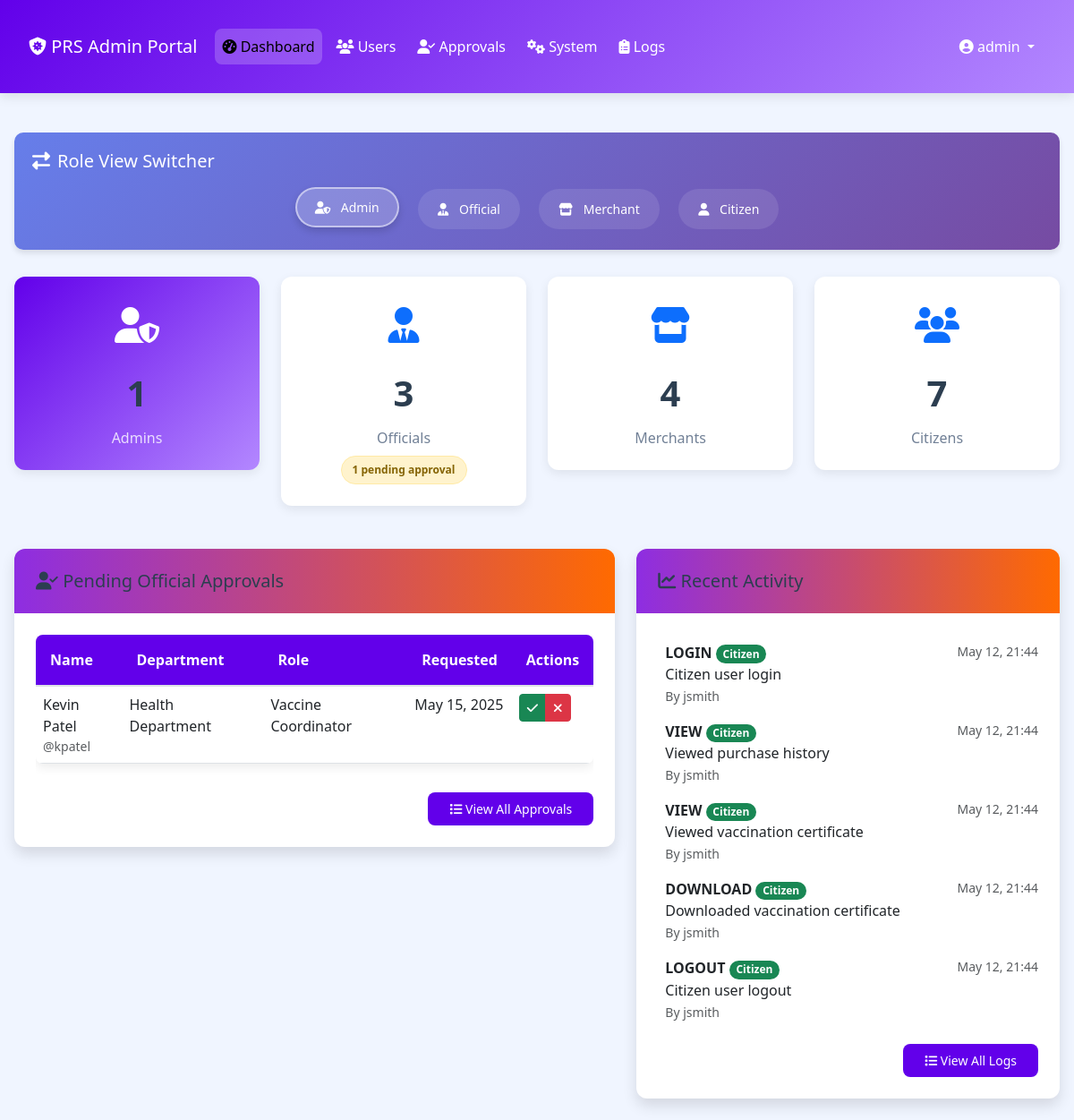
/Admin/admin_dashboard.php (signed in), run on the app's committed database.
### tables this page shows
CREATE TABLE official_approvals (
    approval_id INT AUTO_INCREMENT PRIMARY KEY,
    user_id INT NOT NULL,
    department VARCHAR(100) NOT NULL,
    role VARCHAR(100) NOT NULL,
    badge_number VARCHAR(50) NOT NULL,
    status ENUM('Pending', 'Approved', 'Rejected') NOT NULL DEFAULT 'Pending',
    created_at DATETIME NOT NULL DEFAULT CURRENT_TIMESTAMP,
    processed_by INT NULL,
    processed_at DATETIME NULL,
    FOREIGN KEY (user_id) REFERENCES Users(user_id) ON DELETE CASCADE,
    FOREIGN KEY (processed_by) REFERENCES Users(user_id) ON DELETE SET NULL
);

CREATE TABLE Users (
    user_id INT AUTO_INCREMENT PRIMARY KEY,
    prs_id VARCHAR(10) UNIQUE NOT NULL,
    full_name VARCHAR(100) NOT NULL,
    national_id VARCHAR(50) UNIQUE,
    dob DATE,
    role ENUM('Admin', 'Official', 'Merchant', 'Citizen', 'Pending') NOT NULL,
    username VARCHAR(50) UNIQUE NOT NULL,
    password VARCHAR(255) NOT NULL,
    email VARCHAR(100),
    phone VARCHAR(20),
    address TEXT,
    is_visitor TINYINT(1) DEFAULT 0,
    created_at TIMESTAMP DEFAULT CURRENT_TIMESTAMP,
    last_login TIMESTAMP NULL
);

CREATE TABLE access_logs (
    log_id INT AUTO_INCREMENT PRIMARY KEY,
    user_id INT NOT NULL,
    ip_address VARCHAR(45) NOT NULL,
    action_type VARCHAR(50) NOT NULL,
    action_details TEXT NULL,
    entity_type VARCHAR(50) NULL,
    entity_id INT NULL,
    timestamp TIMESTAMP DEFAULT CURRENT_TIMESTAMP,
    FOREIGN KEY (user_id) REFERENCES Users(user_id) ON DELETE CASCADE
);

### Admin/admin_dashboard.php (the view, shortened to what this page needs)
<?php
$host = 'localhost';
$db = 'CovidSystem';
$user = 'root';
$pass = '';
$admin_count = 0;
$officials_count = 0;
$officials_pending = 0;
$merchants_count = 0;
$citizens_count = 0;
$recent_activity = [];
try {
    $pdo = new PDO("mysql:host=$host;dbname=$db;charset=utf8mb4", $user, $pass);
    $pdo->setAttribute(PDO::ATTR_ERRMODE, PDO::ERRMODE_EXCEPTION);
    $stmt = $pdo->query("SELECT COUNT(*) FROM users WHERE role = 'Admin'");
    $admin_count = $stmt->fetchColumn();
    $stmt = $pdo->query("SELECT COUNT(*) FROM users WHERE role = 'Official'");
    $officials_count = $stmt->fetchColumn();
    $stmt = $pdo->query("SELECT COUNT(*) FROM official_approvals WHERE status = 'Pending'");
    $officials_pending = $stmt->fetchColumn();
    $stmt = $pdo->query("SELECT COUNT(*) FROM users WHERE role = 'Merchant'");
    $merchants_count = $stmt->fetchColumn();
    $stmt = $pdo->query("SELECT COUNT(*) FROM users WHERE role = 'Citizen'");
    $citizens_count = $stmt->fetchColumn();
    $stmt = $pdo->query("
        SELECT al.*, u.username, u.role
        FROM access_logs al
        JOIN users u ON al.user_id = u.user_id
        ORDER BY al.timestamp DESC
        LIMIT 5
    ");
    $recent_activity = $stmt->fetchAll(PDO::FETCH_ASSOC);
    $stmt = $pdo->query("
        SELECT oa.*, u.full_name, u.email, u.username, u.created_at
        FROM official_approvals oa
        JOIN users u ON oa.user_id = u.user_id
        WHERE oa.status = 'Pending'
        ORDER BY oa.created_at DESC
        LIMIT 5
    ");
    $pending_approvals = $stmt->fetchAll(PDO::FETCH_ASSOC);
} catch (PDOException $e) {
    $_SESSION['error_message'] = "Database error: " . $e->getMessage();
}
$current_role = $_SESSION['role'];
?>
<!DOCTYPE html>
<html lang="en">
<head>
    <link rel="stylesheet" href="https://cdn.jsdelivr.net/npm/bootstrap@5.3.0/dist/css/bootstrap.min.css">
    <link rel="stylesheet" href="https://cdnjs.cloudflare.com/ajax/libs/font-awesome/6.4.0/css/all.min.css">
    <link rel="stylesheet" href="../css/official_styles.css">
    <link rel="stylesheet" href="../css/admin_styles.css">
</head>
<body>
    <nav class="navbar navbar-expand-lg admin-navbar">
        <div class="container">
            <a class="navbar-brand text-white" href="admin_dashboard.php">
                <i class="fas fa-shield-virus"></i> PRS Admin Portal
            </a>
            <div class="collapse navbar-collapse" id="navbarNav">
                <ul class="navbar-nav me-auto">
                    <li class="nav-item">
                        <a class="nav-link active" href="admin_dashboard.php">
                            <i class="fas fa-tachometer-alt"></i> Dashboard
                        </a>
                    </li>
                    <li class="nav-item">
                        <a class="nav-link" href="admin_users.php">
                            <i class="fas fa-users"></i> Users
                        </a>
                    </li>
                    <li class="nav-item">
                        <a class="nav-link" href="admin_approvals.php">
                            <i class="fas fa-user-check"></i> Approvals
                        </a>
                    </li>
                    <li class="nav-item">
                        <a class="nav-link" href="admin_system.php">
                            <i class="fas fa-cogs"></i> System
                        </a>
                    </li>
                    <li class="nav-item">
                        <a class="nav-link" href="admin_logs.php">
                            <i class="fas fa-clipboard-list"></i> Logs
                        </a>
                    </li>
                </ul>
                <ul class="navbar-nav">
                    <li class="nav-item dropdown">
                        <a class="nav-link dropdown-toggle" href="#" id="userDropdown" role="button" data-bs-toggle="dropdown">
                            <i class="fas fa-user-circle"></i> <?php echo htmlspecialchars($_SESSION['username']); ?>
                        </a>
                    </li>
                </ul>
            </div>
        </div>
    </nav>
    <div class="container py-4">
        <div class="role-switcher fade-in">
            <h5 class="text-white mb-3">
                <i class="fas fa-exchange-alt me-2"></i>Role View Switcher
            </h5>
            <form action="switch_role.php" method="post" id="roleSwitchForm">
                <div class="d-flex flex-wrap justify-content-center gap-3">
                    <button type="button" class="role-badge <?php echo $current_role === 'Admin' ? 'active' : ''; ?>"
                            onclick="switchRole('Admin')">
                        <i class="fas fa-user-shield"></i> Admin
                    </button>
                    <button type="button" class="role-badge <?php echo $current_role === 'Official' ? 'active' : ''; ?>"
                            onclick="switchRole('Official')">
                        <i class="fas fa-user-tie"></i> Official
                    </button>
                    <button type="button" class="role-badge <?php echo $current_role === 'Merchant' ? 'active' : ''; ?>"
                            onclick="switchRole('Merchant')">
                        <i class="fas fa-store"></i> Merchant
                    </button>
                    <button type="button" class="role-badge <?php echo $current_role === 'Citizen' ? 'active' : ''; ?>"
                            onclick="switchRole('Citizen')">
                        <i class="fas fa-user"></i> Citizen
                    </button>
                </div>
            </form>
        </div>
        <div class="row fade-in">
            <div class="col-md-3">
                <div class="stat-card admin">
                    <div class="stat-icon">
                        <i class="fas fa-user-shield"></i>
                    </div>
                    <div class="stat-value"><?php echo $admin_count; ?></div>
                    <div class="stat-label">Admins</div>
                </div>
            </div>
            <div class="col-md-3">
                <div class="stat-card">
                    <div class="stat-icon text-primary">
                        <i class="fas fa-user-tie"></i>
                    </div>
                    <div class="stat-value"><?php echo $officials_count; ?></div>
                    <div class="stat-label">Officials</div>
                    <?php if ($officials_pending > 0): ?>
                        <div class="mt-2">
                            <span class="status-badge pending">
                                <?php echo $officials_pending; ?> pending approval
                            </span>
                        </div>
                    <?php endif; ?>
                </div>
            </div>
            <div class="col-md-3">
                <div class="stat-card">
                    <div class="stat-icon text-primary">
                        <i class="fas fa-store"></i>
                    </div>
                    <div class="stat-value"><?php echo $merchants_count; ?></div>
                    <div class="stat-label">Merchants</div>
                </div>
            </div>
            <div class="col-md-3">
                <div class="stat-card">
                    <div class="stat-icon text-primary">
                        <i class="fas fa-users"></i>
                    </div>
                    <div class="stat-value"><?php echo $citizens_count; ?></div>
                    <div class="stat-label">Citizens</div>
                </div>
            </div>
        </div>
        <div class="row fade-in mt-4">
            <div class="col-md-7">
                <div class="card modern-card">
                    <div class="card-header bg-primary text-white">
                        <h5 class="card-title mb-0">
                            <i class="fas fa-user-check"></i> Pending Official Approvals
                        </h5>
                    </div>
                    <div class="card-body">
                        <?php if (empty($pending_approvals)): ?>
                            <div class="text-center py-4">
                                <i class="fas fa-check-circle text-success fa-3x mb-3"></i>
                                <p class="text-muted">No pending approvals at this time.</p>
                            </div>
                        <?php else: ?>
                            <div class="table-responsive">
                                <table class="table table-hover modern-table">
                                    <thead>
                                        <tr>
                                            <th>Name</th>
                                            <th>Department</th>
                                            <th>Role</th>
                                            <th>Requested</th>
                                            <th>Actions</th>
                                        </tr>
                                    </thead>
                                    <tbody>
                                        <?php foreach ($pending_approvals as $approval): ?>
                                            <tr>
                                                <td>
                                                    <?php echo htmlspecialchars($approval['full_name']); ?>
                                                    <div class="small text-muted">@<?php echo htmlspecialchars($approval['username']); ?></div>
                                                </td>
                                                <td><?php echo htmlspecialchars($approval['department']); ?></td>
                                                <td><?php echo htmlspecialchars($approval['role']); ?></td>
                                                <td><?php echo date('M d, Y', strtotime($approval['created_at'])); ?></td>
                                                <td>
                                                    <div class="btn-group btn-group-sm">
                                                        <button class="btn btn-success" onclick="approveOfficial(<?php echo $approval['approval_id']; ?>)">
                                                            <i class="fas fa-check"></i>
                                                        </button>
                                                        <button class="btn btn-danger" onclick="rejectOfficial(<?php echo $approval['approval_id']; ?>)">
                                                            <i class="fas fa-times"></i>
                                                        </button>
                                                    </div>
                                                </td>
                                            </tr>
                                        <?php endforeach; ?>
                                    </tbody>
                                </table>
                            </div>
                            <div class="text-end mt-3">
                                <a href="admin_approvals.php" class="btn btn-sm btn-admin">
                                    <i class="fas fa-list"></i> View All Approvals
                                </a>
                            </div>
                        <?php endif; ?>
                    </div>
                </div>
            </div>
            <div class="col-md-5">
                <div class="card modern-card">
                    <div class="card-header bg-primary text-white">
                        <h5 class="card-title mb-0">
                            <i class="fas fa-chart-line"></i> Recent Activity
                        </h5>
                    </div>
                    <div class="card-body">
                        <?php if (empty($recent_activity)): ?>
                            <div class="text-center py-4">
                                <i class="fas fa-history text-muted fa-3x mb-3"></i>
                                <p class="text-muted">No recent activity to display.</p>
                            </div>
                        <?php else: ?>
                            <ul class="list-group list-group-flush">
                                <?php foreach ($recent_activity as $activity): ?>
                                    <li class="list-group-item d-flex justify-content-between align-items-start border-0 px-0">
                                        <div class="ms-2 me-auto">
                                            <div class="fw-bold">
                                                <?php echo htmlspecialchars($activity['action_type']); ?>
                                                <span class="badge bg-<?php
                                                    echo match($activity['role']) {
                                                        'Admin' => 'primary',
                                                        'Official' => 'warning',
                                                        'Merchant' => 'info',
                                                        'Citizen' => 'success',
                                                        default => 'secondary'
                                                    };
                                                ?> rounded-pill">
                                                    <?php echo htmlspecialchars($activity['role']); ?>
                                                </span>
                                            </div>
                                            <div><?php echo htmlspecialchars($activity['action_details']); ?></div>
                                            <small class="text-muted">By <?php echo htmlspecialchars($activity['username']); ?></small>
                                        </div>
                                        <small class="text-muted">
                                            <?php echo date('M d, H:i', strtotime($activity['timestamp'])); ?>
                                        </small>
                                    </li>
                                <?php endforeach; ?>
                            </ul>
                            <div class="text-end mt-3">
                                <a href="admin_logs.php" class="btn btn-sm btn-admin">
                                    <i class="fas fa-list"></i> View All Logs
                                </a>
                            </div>
                        <?php endif; ?>
                    </div>
                </div>
            </div>
        </div>
    </div>
</body>
</html>

### data on the page
official_approvals: user.full_name "Kevin Patel", user.username "kpatel", department "Health Department", role "Vaccine Coordinator", user.created_at "May 15, 2025"
access_logs: action_type "LOGIN", user.role "Citizen", action_details "Citizen user login", user.username "jsmith", timestamp "May 12, 21:44"
access_logs: action_type "VIEW", user.role "Citizen", action_details "Viewed purchase history", user.username "jsmith", timestamp "May 12, 21:44"
access_logs: action_type "VIEW", user.role "Citizen", action_details "Viewed vaccination certificate", user.username "jsmith", timestamp "May 12, 21:44"
access_logs: action_type "DOWNLOAD", user.role "Citizen", action_details "Downloaded vaccination certificate", user.username "jsmith", timestamp "May 12, 21:44"
access_logs: action_type "LOGOUT", user.role "Citizen", action_details "Citizen user logout", user.username "jsmith", timestamp "May 12, 21:44"

### other printed values
$_SESSION['username'] "admin"
$admin_count "1"
$officials_count "3"
$officials_pending "1"
$merchants_count "4"
$citizens_count "7"
